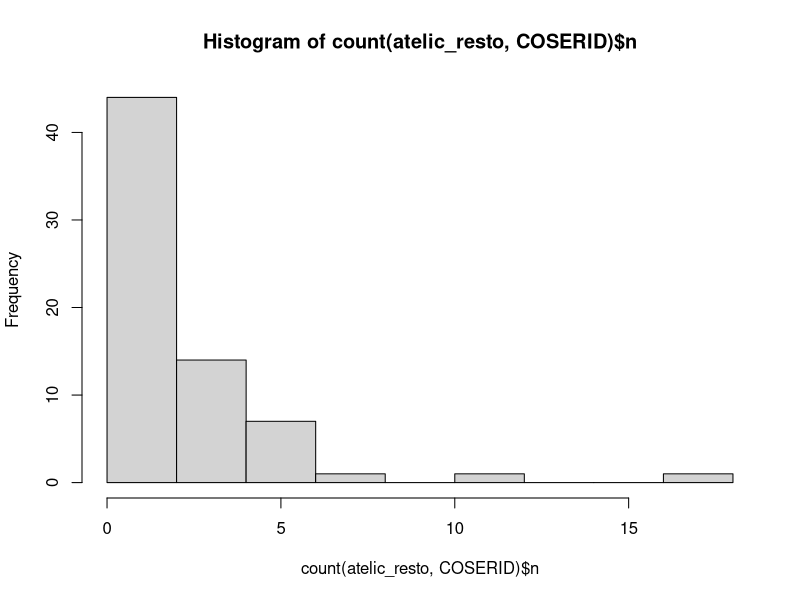

The R script that drew this image: (Note: this script raises an error after producing the figure.)
#Carlota de Benito Moreno
#The middle voice in Ibero-Romance
#July 26th 2021
#Chapter 4
#Section 4.4. The aspectual properties of the predicate

#load library
library(tidyverse)

#load table
anticausative <- read_delim("Subtabla_anticausativos2019.csv", delim=";")

#poner a + inf (or similar)
##create table
atelic_inf <- anticausative %>%
  filter(Tipo_perifrasis == "Atelica", Tiempo_verbal == "infinitivo", Clase_aspectual == "Durativo")

##check involved periphrases
atelic_inf %>% 
  distinct(Perifrasis) %>% 
  print(n = Inf)

##check cases with RM
count(atelic_inf, Pron_reflexivo)

#tener + gerundio 
##create table
atelic_ger <- anticausative %>%
  filter(Tipo_perifrasis == "Atelica", Tiempo_verbal == "gerundio", Clase_aspectual == "Durativo")

##check involved periphrases
atelic_ger %>% 
  distinct(Perifrasis)
  
##check cases with RM
count(atelic_ger, Pron_reflexivo)

#poner or a similar verb + a que + inflected verb in the subjunctive
##create table
atelic <- anticausative %>%
  filter(Tipo_perifrasis == "Atelica", Clase_aspectual == "Durativo") %>% 
  mutate(Tiempo_verbal = ifelse(Tiempo_verbal %in% c("gerundio", "infinitivo"), "non-finite", "finite"))

#calculate probability of RM by type and region
atelic %>% 
  filter(Area_dialectal == "Resto") %>% 
  group_by(Tiempo_verbal) %>% 
  count(Pron_reflexivo) %>% 
  mutate(percentage = round(n/sum(n)*100, 1), 
         total = sum(n))

#Fisher test with the data form the rest of the territory
##generate table
atelic_resto <- atelic %>% 
  filter(Area_dialectal == "Resto") %>% 
  mutate(Tiempo_verbal = ifelse(Tiempo_verbal == "finite", "Si", "No")) #Rename variables so that positive cases: finite & RM; non-finite & No RM

##Check whether there are duplicate places (i.e. the sample is not independent)
atelic_resto %>% 
  count(COSERID, sort = T)
###histogram by COSERID
hist(count(atelic_resto,COSERID)$n) 
###summary by COSERID
summary(tibble(count(atelic_resto,COSERID)$n)) #most places have between 1-3 occurrences

### Bootstrapping
#### Hierarchical bootstrap procedure to estimate the variability of a measure of association estimated from clustered data
#### The data consist of multiple interviews, each providing a variable number of observations

B = 1000
test.stat <- numeric(B)
test.stat[1] <- fisher.test(atelic_resto$Pron_reflexivo, atelic_resto$Tiempo_verbal)$estimate  # odds ratio from the sample

####transform into factors
atelic_resto$Pron_reflexivo <- as.factor(atelic_resto$Pron_reflexivo)
atelic_resto$Tiempo_verbal <- as.factor(atelic_resto$Tiempo_verbal)

for (k in 2:B) {
  # resample interviews
  interview.boot <- sample(atelic_resto$COSERID,replace=TRUE)
  # resample indices of individual observations from each resampled interview
  ID.boot <- unlist(sapply(interview.boot, function(i) sample(which(atelic_resto$COSERID==i),replace=TRUE) ) )
  # Compute the statistic of interest from the data subsetted by the resampled indices
  test.stat[k] <- fisher.test(atelic_resto$Pron_reflexivo[ID.boot],atelic_resto$Tiempo_verbal[ID.boot])$estimate
}

#### Summary of results
hist(test.stat)
summary(test.stat)
quantile(test.stat,probs=c(0.025,0.975))

#### Estimate and confidence interval calculated from original data, ignoring the clustering (too narrow)
fisher.test(atelic_resto$Pron_reflexivo, atelic_resto$Tiempo_verbal)

#Comparison of all periphrasis 
##Clean table: Select non-finite forms only in the rest of the territory and remove causative periphrases
periphrases <- anticausative %>%
  filter(Tiempo_verbal %in% c("infinitivo", "gerundio"), Area_dialectal == "Resto", Tipo_perifrasis != "Causativa") %>% 
  mutate(Tipo_perifrasis = ifelse(Tipo_perifrasis == "Atelica2", "Atelic", 
                                  ifelse(Tipo_perifrasis == "Telica", "Telic", 
                                         ifelse(Tipo_perifrasis == "Atelica", "poner + inf. + a", 
                                                ifelse(Tipo_perifrasis == "Casi_atelica", "Similar to poner + inf. + a", 
                                                       ifelse(Tipo_perifrasis == "Indiferente", "Non-restricted", Tipo_perifrasis))))))


##Create table for plot (RM probability by periphrases)
periphrases_graph <- periphrases %>%
  filter(!is.na(Tipo_perifrasis)) %>%
  count(Tipo_perifrasis, Pron_reflexivo) %>%
  group_by(Tipo_perifrasis) %>%
  mutate(total=sum(n), prop=(n/total*100)) 

##reorder levels
periphrases_graph$Tipo_perifrasis <- factor(periphrases_graph$Tipo_perifrasis, 
                                            levels = c("Non-restricted", "Atelic", "Telic", 
                                                       "Similar to poner + inf. + a", "poner + inf. + a"))
##create plot
ggplot(periphrases_graph, aes(x=Tipo_perifrasis, y=prop, group=Pron_reflexivo)) + geom_col(aes(fill=Pron_reflexivo), position = "fill") + 
  labs(title="Frequency of the RM in anticausative infinitives or gerunds \ndepending on the aspectual characteristics of the periphrases", x="Type of periphrasis", y="Frequency of the RM", fill="Reflexive Marker") +
  geom_text(aes(label = n), position = position_fill(vjust = .5)) + theme_classic() +scale_fill_manual(values=c('darkgrey','lightgray')) + 
  theme(axis.text.x = element_text(angle = 45, hjust = 1))

##save plot
ggsave("antic_periphrases.png", height = 6, width = 8) #saves the last plot 


